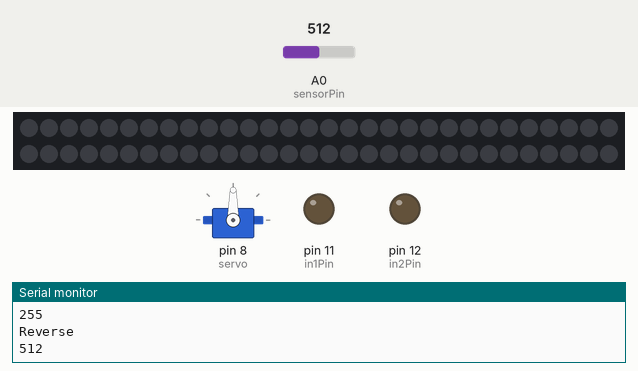
Simulated run of this sketch. Board: Arduino Uno, built with avr-gcc and run on an emulated ATmega328P. Parts: 60 RGB LEDs in strip order, left to right, continuing on the next row, servo, output pins drawn as LEDs (lit = HIGH), the last lines printed to the serial monitor. The test bench sets the inputs (shaded band); at power-on: A0 (sensorPin) = 512. Dim RGB values are drawn brighter than linear.

Above: at 7.1 s.
7.2 s: A0 (sensorPin) set to 716
At 10.9 s:
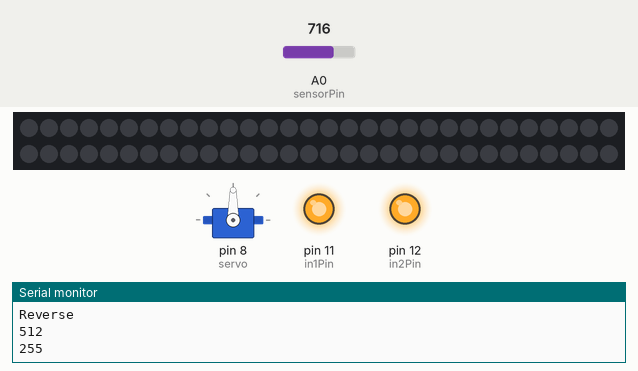
14.3 s: A0 (sensorPin) set to 900
At 17.8 s:
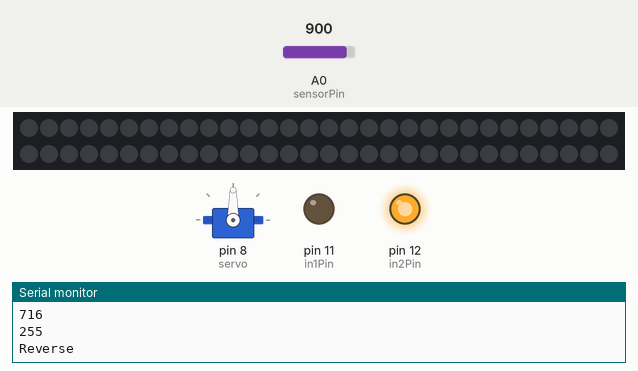
At 22.15 s:
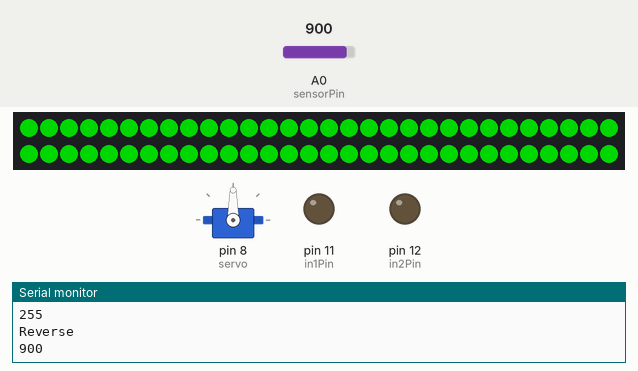
23.5 s: A0 (sensorPin) set to 1023
Timing chart, 0 to 36.6 s (numbered marks = the images above; inputs shaded):
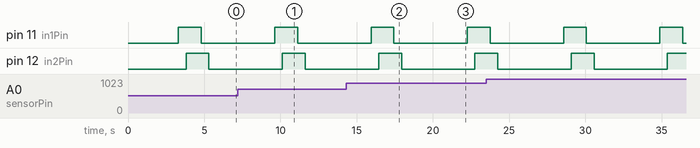

Measured:
- by itself, pin 11 (in1Pin), pin 12 (in2Pin): alternates HIGH for 1.5 s and LOW for 4.8 s

The sketch:

SensorTapemoterdriver.ino
```cpp
#include <Adafruit_NeoPixel.h>
#include <Servo.h>
#define MAX_VAL 64  // 0 to 255 for brightness
#define DELAY_TIME 50
#define DELAY_TIME2 20

// Parameter 1 = number of pixels in strip
// Parameter 2 = pin number (most are valid)
// Parameter 3 = pixel type flags, add together as needed:
//   NEO_RGB     Pixels are wired for RGB bitstream
//   NEO_GRB     Pixels are wired for GRB bitstream
//   NEO_KHZ400  400 KHz bitstream (e.g. FLORA pixels)
//   NEO_KHZ800  800 KHz bitstream (e.g. High Density LED strip)
Adafruit_NeoPixel strip = Adafruit_NeoPixel(60, 9, NEO_GRB + NEO_KHZ800);

int sensorPin = 0;
//Setting resistpin num
//const int potentiometerPin = 8;

//lighting LED Tape over this value
#define threshold 400

Servo servo;

const boolean useSeparatePWMPin = false; //TA729P is false

//moter drivers Pin
const int in1Pin = 11;
const int in2Pin = 12;

//forward
void forward(int value){
 if(useSeparatePWMPin) {
 }else{
   analogWrite(in1Pin, value);
   analogWrite(in2Pin, 0);
   Serial.println(value);
 }
}
//reverse
void reverse(int value){
 if(useSeparatePWMPin){
 } else {
   analogWrite(in1Pin,0);
   analogWrite(in2Pin, value);
 }
}

//stop
void despin(boolean useBrake = true){
 if(useBrake){
   digitalWrite(in1Pin, HIGH);
   digitalWrite(in2Pin, HIGH);
 } else {
   digitalWrite(in1Pin, LOW);
   digitalWrite(in2Pin, LOW);
 }
}

void setup(){
   //SET OUTPUTMODE: IN1, IN2, PWM
 pinMode(in1Pin, OUTPUT);
 pinMode(in2Pin, OUTPUT);
  Serial.begin(9600);
  strip.begin();
  strip.show();

  //SETTING: Servo Pin
  servo.attach(8);
}

void loop(){
 int val = analogRead(sensorPin);
 Serial.println(val);
 if(val > threshold){
   colorWipe(strip.Color(0, val, 0), DELAY_TIME); //lighting
   colorWipe(strip.Color(0, 0, 0), 0); // finish

     forward(255);
 delay(500);

 //stop 1000ms
 despin(true);
 delay(1000);

 reverse(255);
 Serial.println("Reverse");
 delay(500);

 despin(false);
 delay(1000);
 }

 delay(10);
}

// Fill the dots one after the other with a color
void colorWipe(uint32_t c, uint8_t wait) {
  for(uint16_t i=0; i<strip.numPixels(); i++) {
      strip.setPixelColor(i, c);
      strip.show();
      delay(wait);
  }
}
```
